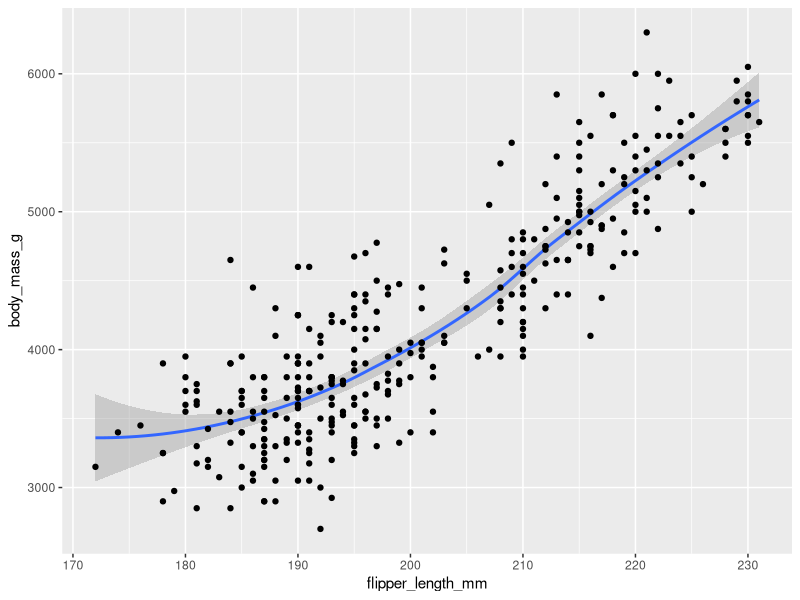
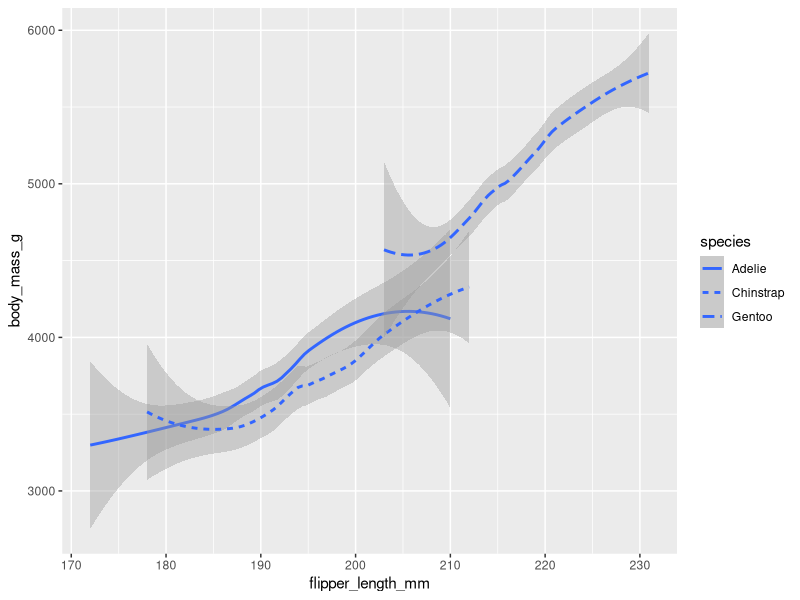
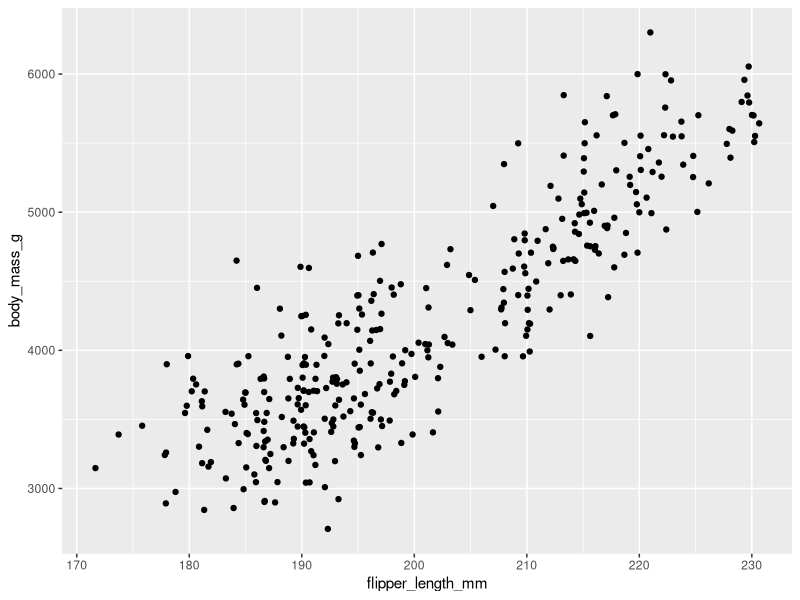
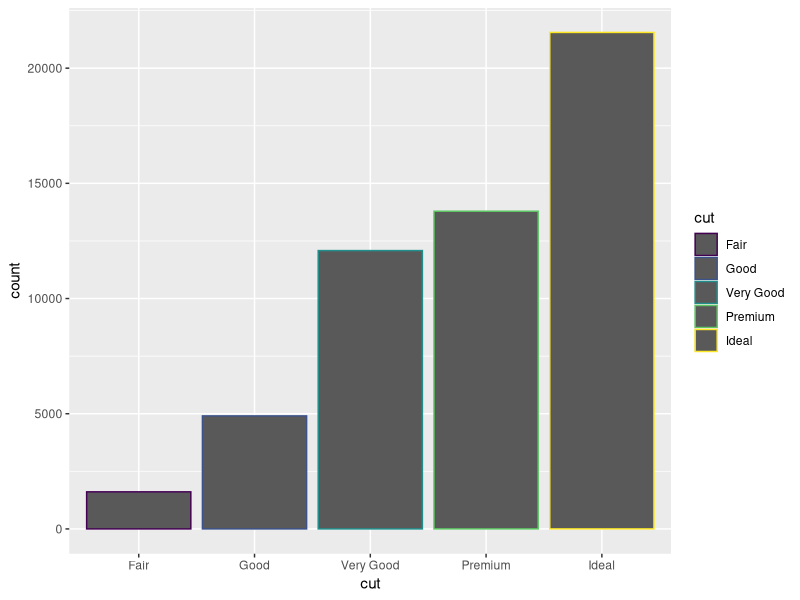
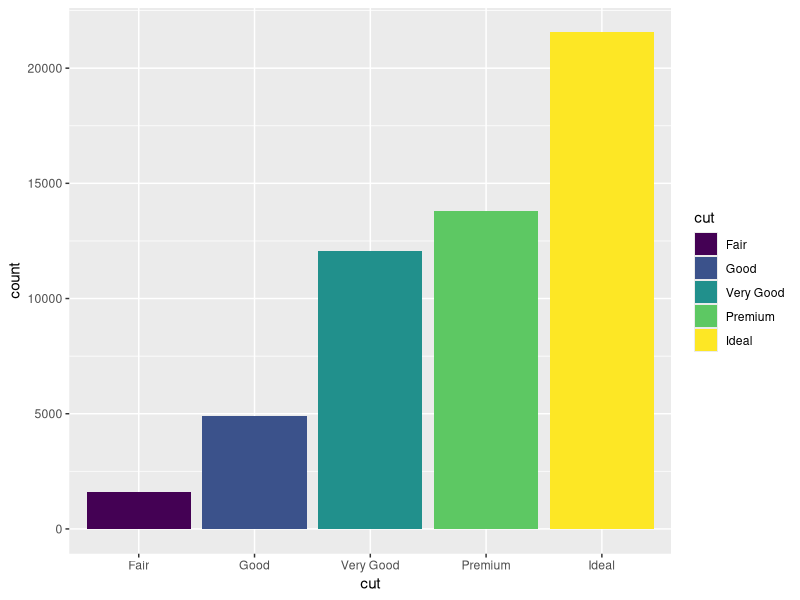
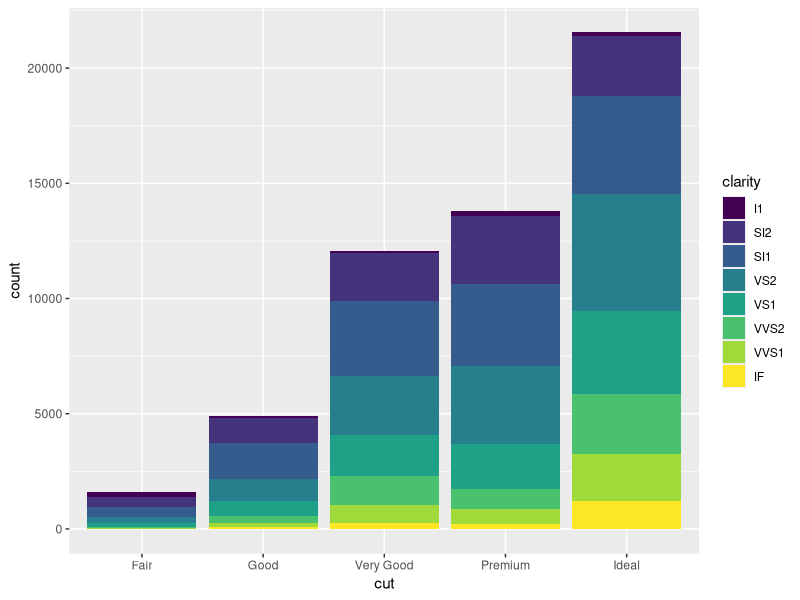

Here is the R script that generated these plots, in order:
library(ggplot2)
library(palmerpenguins)

ggplot(data=penguins)+
  geom_smooth(mapping=aes(x=flipper_length_mm,y=body_mass_g)) + geom_point(mapping=aes(x=flipper_length_mm,y=body_mass_g))

ggplot(data=penguins)+
  geom_smooth(mapping=aes(x=flipper_length_mm,y=body_mass_g,linetype = species))

ggplot(data=penguins)+
  geom_jitter(mapping=aes(x=flipper_length_mm,y=body_mass_g,linetype = species))

ggplot(data=diamonds) +
  geom_bar(mapping=aes(x=cut,color=cut))

ggplot(data=diamonds) +
  geom_bar(mapping=aes(x=cut,fill=cut))

ggplot(data=diamonds) +
  geom_bar(mapping=aes(x=cut,fill=clarity))